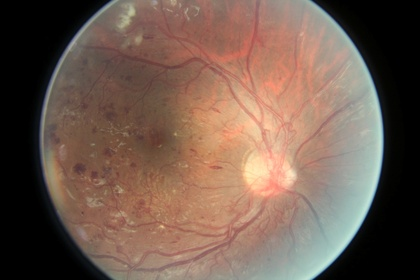
%> input picture 16_left.jpeg, 420 x 280 px, shrunk from 3888 x 2592 before the run
$ octave bloodvesselmain_feature4.m   (GNU Octave 9; MATLAB toolbox functions it lacks are replaced by stand-ins)
%> lines starting %> are read from the running program, lines starting %| are printed output that depends on the picture; in (x1, y1, x2, y2) boxes, pixels count from 0 and x2, y2 are one past the last pixel; in counts of white or black regions, pixels touching at a corner belong together; the program's own positions count from 1
### VesselExtract.m
%Program for Retinal Blood Vessel Extraction

%Author : Athi Narayanan S
%M.E, Embedded Systems,
%K.S.R College of Engineering
%Erode, Tamil Nadu, India.
%http://sites.google.com/site/athisnarayanan/
%s_athi1983@yahoo.co.in

%Program Description
%This program extracts blood vessels from a retina image using Kirsch's Templates.
%Spatial Filtering of the input retina image is done with the Kirsch's
%Templates in different orientations. Followed by thresholding, results in
%the extracted blood vessels. The threshold can be varied to fine tune the
%output.

function bloodVessels = VesselExtract(inImg, threshold)

%Kirsch's Templates
h1=[5 -3 -3;
    5  0 -3;
    5 -3 -3]/15;
h2=[-3 -3 5;
    -3  0 5;
    -3 -3 5]/15;
h3=[-3 -3 -3;
     5  0 -3;
     5  5 -3]/15;
h4=[-3  5  5;
    -3  0  5;
    -3 -3 -3]/15;
h5=[-3 -3 -3;
    -3  0 -3;
     5  5  5]/15;
h6=[ 5  5  5;
    -3  0 -3;
    -3 -3 -3]/15;
h7=[-3 -3 -3;
    -3  0  5;
    -3  5  5]/15;
h8=[ 5  5 -3;
     5  0 -3;
    -3 -3 -3]/15;

%Spatial Filtering by Kirsch's Templates
t1=filter2(h1,inImg);
t2=filter2(h2,inImg);
t3=filter2(h3,inImg);
t4=filter2(h4,inImg);
t5=filter2(h5,inImg);
t6=filter2(h6,inImg);
t7=filter2(h7,inImg);
t8=filter2(h8,inImg);

s=size(inImg);
bloodVessels=zeros(s(1),s(2));
temp=zeros(1,8);

%

for i=1:s(1)
    for j=1:s(2)
        temp(1)=t1(i,j);temp(2)=t2(i,j);temp(3)=t3(i,j);temp(4)=t4(i,j);
        temp(5)=t5(i,j);temp(6)=t6(i,j);temp(7)=t7(i,j);temp(8)=t8(i,j);
        if(max(temp)>threshold)
            bloodVessels(i,j)=max(temp);
        end
    end
end

### bloodvesselmain_feature4.m
%Program for Retinal Blood Vessel Extraction

%Author : Athi Narayanan S
%M.E, Embedded Systems,
%K.S.R College of Engineering
%Erode, Tamil Nadu, India.
%http://sites.google.com/site/athisnarayanan/
%s_athi1983@yahoo.co.in

%Program Description
%This program is the main entry of the application.
%This program extracts blood vessels from a retina image using Kirsch's Templates.

%Clear Memory & Command Window
clc;
clear all;
close all;

%Read Input Retina Image
inImg = imread('C:\Users\SHRUTI\Desktop\Project\diabetic-retinopathy-master\Image processing\16_left.jpeg');
%> inImg is the input picture: size 280x420x3 uint8; mean R, G, B 114.9, 92.2, 79.9
dim = ndims(inImg);
%> dim = 3
if(dim == 3)
    %Input is a color image
    inImg = rgb2gray(inImg);
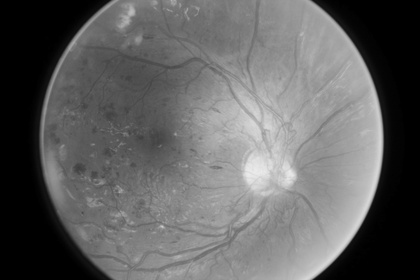
%> inImg: size 280x420 uint8; min 0, max 235, mean 97.6
end

%Extract Blood Vessels
Threshold = 10;
bloodVessels = VesselExtract(inImg, Threshold);
%> in VesselExtract, `t5=filter2(h5,inImg);`:
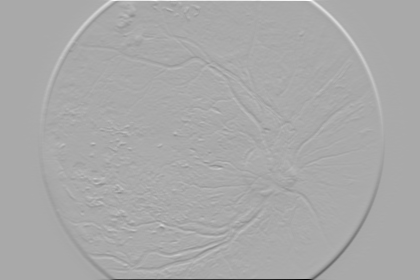
%> t5: size 280x420 double; min -211, max 105.8, mean -0.1; drawn with min black and max white
%> in VesselExtract, `t6=filter2(h6,inImg);`:
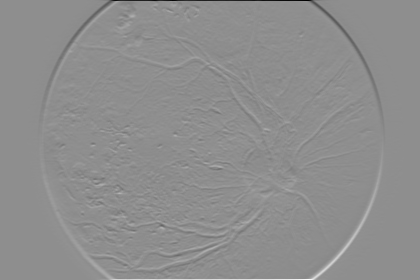
%> t6: size 280x420 double; min -164.8, max 130, mean -0.1; drawn with min black and max white
%> in VesselExtract, `t7=filter2(h7,inImg);`:
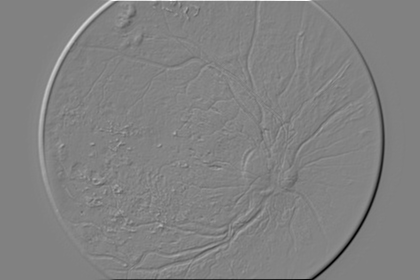
%> t7: size 280x420 double; min -107.1, max 103.1, mean 0.1; drawn with min black and max white
%> in VesselExtract, `t8=filter2(h8,inImg);`:
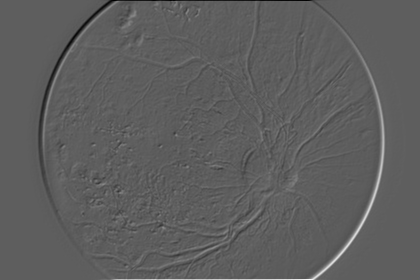
%> t8: size 280x420 double; min -78.4, max 133.1, mean 0; drawn with min black and max white
%> after the loop in VesselExtract, `for i=1:s(1)`:
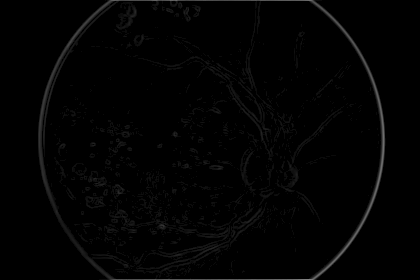
%> bloodVessels: size 280x420 double; min 0, max 133.1, mean 2.8
%> after the loop in VesselExtract, `for i=1:s(1)`: temp = [0 0 0 0 0 0 0 0]

%Output Blood Vessels image

figure;
subplot(121);imshow(inImg);title('Input Image');
subplot(122);imshow(bloodVessels);title('Extracted Blood Vessels');
%> after `imshow(bloodVessels)`:
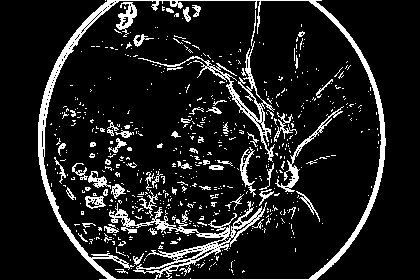
%> displayed picture: size 280x420, on the screen's scale of 0 to 255; 11.8% white; 615 white regions (552 under 20 px), largest, box (x1, y1, x2, y2) and area: (38, 0, 386, 280) 6469, (138, 10, 275, 162) 1227, (275, 106, 344, 192) 501

$ run again, with 21.jpg copied over 16_left.jpeg
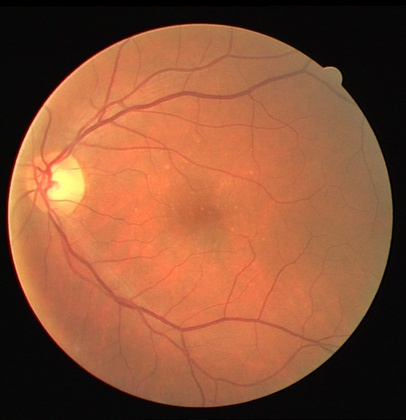
%> input picture 21.jpg, 406 x 420 px, shrunk from 565 x 584 before the run
%> inImg is the input picture: size 420x406x3 uint8; mean R, G, B 138.6, 82.8, 54.5
%> inImg: size 420x406 uint8
%> after the loop in VesselExtract, `for i=1:s(1)`:
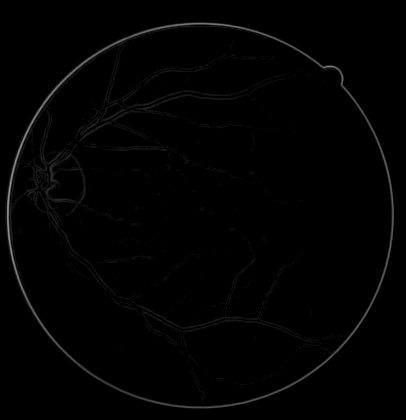
%> bloodVessels: size 420x406 double; min 0, max 148.6, mean 2.2
%> after the loop in VesselExtract, `for i=1:s(1)`: temp = [1.4 -3.4 -2.87 0.867 -3.4 5.13 -3.4 5.67]
%> `imshow(bloodVessels)`:
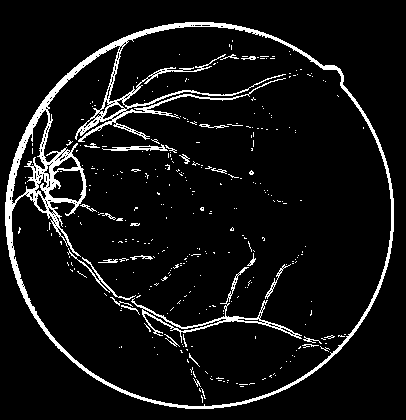
%> displayed picture: size 420x406, on the screen's scale of 0 to 255; 7.2% white; 331 white regions (305 under 20 px), largest, box (x1, y1, x2, y2) and area: (5, 22, 394, 409) 9054, (131, 267, 302, 343) 980, (67, 248, 136, 300) 236
